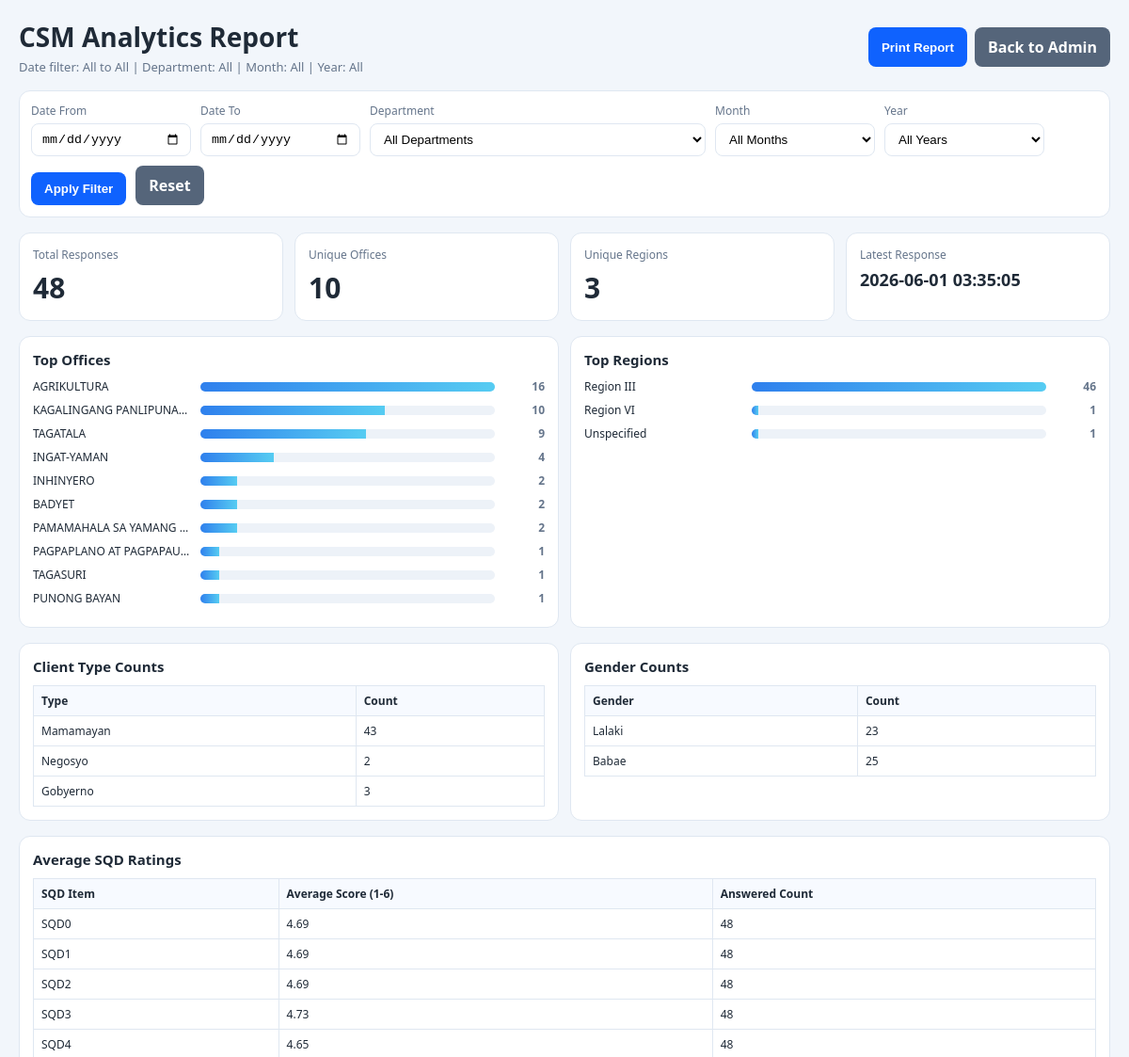
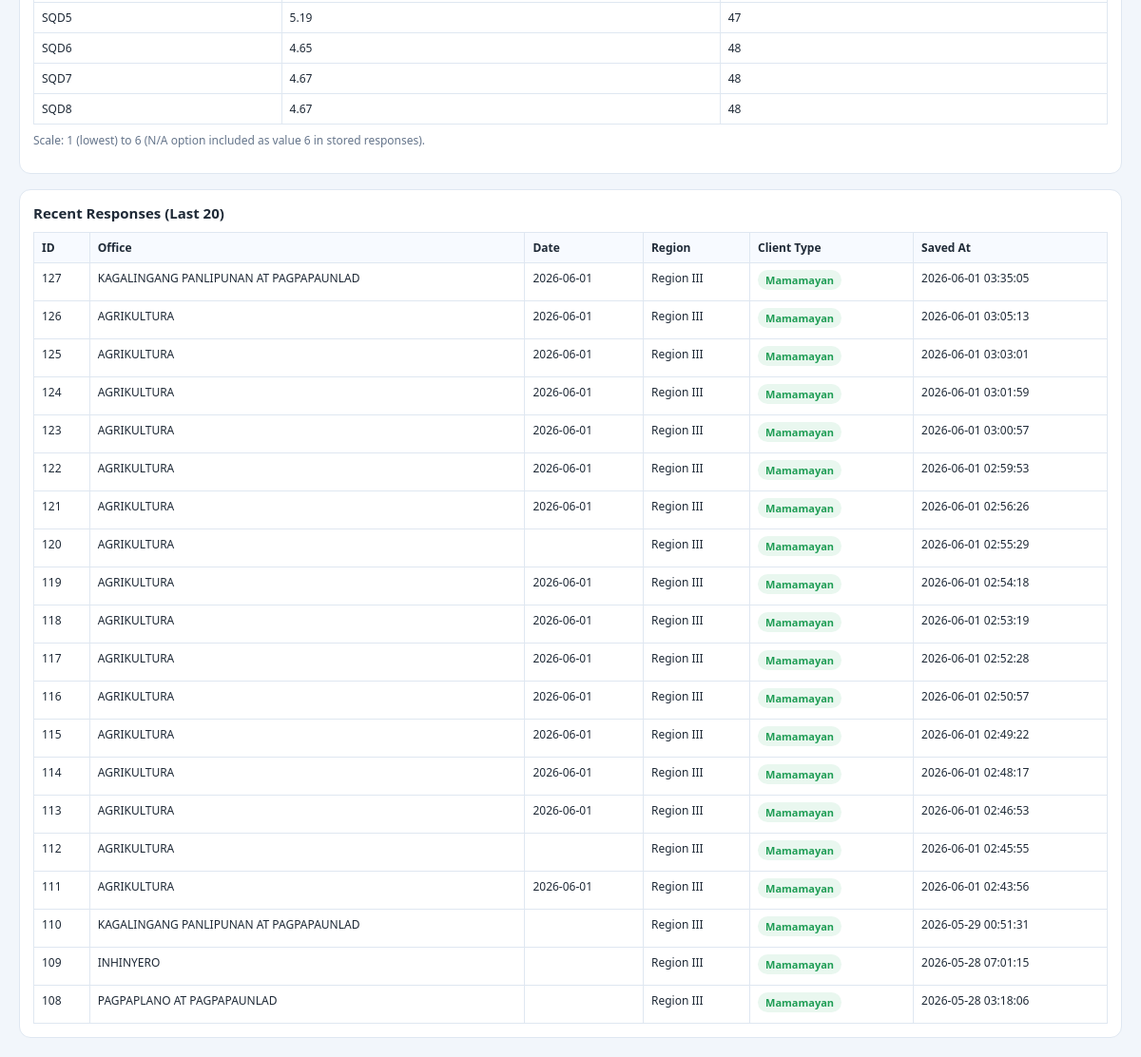
The app's page /analytics_report.php with its own data (2 pictures, top to bottom).
### tables this page shows
CREATE TABLE `client_satisfaction_responses` (
  `id` int(10) UNSIGNED NOT NULL,
  `office_selected` varchar(150) DEFAULT NULL,
  `office_custom_name` varchar(255) DEFAULT NULL,
  `office_title` varchar(255) DEFAULT NULL,
  `client_type_json` longtext DEFAULT NULL,
  `visit_date` date DEFAULT NULL,
  `gender_json` longtext DEFAULT NULL,
  `age` int(11) DEFAULT NULL,
  `region_name` varchar(120) DEFAULT NULL,
  `transaction_type` text DEFAULT NULL,
  `cc1_json` longtext DEFAULT NULL,
  `cc2_json` longtext DEFAULT NULL,
  `cc3_json` longtext DEFAULT NULL,
  `sqd_json` longtext DEFAULT NULL,
  `suggestions` text DEFAULT NULL,
  `email` varchar(190) DEFAULT NULL,
  `payload_json` longtext NOT NULL,
  `ip_address` varchar(45) DEFAULT NULL,
  `user_agent` varchar(255) DEFAULT NULL,
  `created_at` timestamp NOT NULL DEFAULT current_timestamp()
);

### analytics_report.php (the view, shortened to what this page needs)
<?php
require_once __DIR__ . '/config/config.php';
function esc(string $value): string
{
    return htmlspecialchars($value, ENT_QUOTES, 'UTF-8');
}
$dateFrom = isset($_GET['date_from']) ? trim((string)$_GET['date_from']) : '';
$dateTo = isset($_GET['date_to']) ? trim((string)$_GET['date_to']) : '';
$department = isset($_GET['department']) ? trim((string)$_GET['department']) : '';
$month = isset($_GET['month']) ? (int)$_GET['month'] : 0;
$year = isset($_GET['year']) ? (int)$_GET['year'] : 0;
$where = [];
$params = [];
$types = '';
$dateExpr = 'DATE(COALESCE(visit_date, created_at))';
if ($dateFrom !== '' && preg_match('/^\d{4}-\d{2}-\d{2}$/', $dateFrom)) {
    $where[] = "$dateExpr >= ?";
    $params[] = $dateFrom;
    $types .= 's';
} else {
    $dateFrom = '';
}
if ($dateTo !== '' && preg_match('/^\d{4}-\d{2}-\d{2}$/', $dateTo)) {
    $where[] = "$dateExpr <= ?";
    $params[] = $dateTo;
    $types .= 's';
} else {
    $dateTo = '';
}
if ($month >= 1 && $month <= 12) {
    $where[] = "MONTH($dateExpr) = ?";
    $params[] = $month;
    $types .= 'i';
} else {
    $month = 0;
}
if ($year >= 1900 && $year <= 9999) {
    $where[] = "YEAR($dateExpr) = ?";
    $params[] = $year;
    $types .= 'i';
} else {
    $year = 0;
}
$sql = 'SELECT id, office_selected, office_custom_name, office_title, visit_date, region_name, client_type_json, gender_json, sqd_json, created_at
        FROM client_satisfaction_responses';
$sql .= ' ORDER BY id DESC';
$stmt = $conn->prepare($sql);
$stmt->execute();
$result = $stmt->get_result();
$rows = [];
while ($result && ($row = $result->fetch_assoc())) {
    $rows[] = $row;
}
$totalResponses = count($rows);
$officeCounts = [];
$regionCounts = [];
$clientTypeCounts = [
    'Mamamayan' => 0,
    'Negosyo' => 0,
    'Gobyerno' => 0
];
$genderCounts = [
    'Lalaki' => 0,
    'Babae' => 0
];
$sqdSums = array_fill(0, 9, 0.0);
$sqdCounts = array_fill(0, 9, 0);
$recentRows = array_slice($rows, 0, 20);
foreach ($rows as $row) {
    $office = trim((string)$row['office_custom_name']);
    if ($office === '') {
        $office = trim((string)$row['office_selected']);
    }
    $officeCounts[$office] = ($officeCounts[$office] ?? 0) + 1;
    $region = trim((string)$row['region_name']);
    if ($region === '') {
        $region = 'Unspecified';
    }
    $regionCounts[$region] = ($regionCounts[$region] ?? 0) + 1;
    $clientType = json_decode((string)$row['client_type_json'], true);
    if (is_array($clientType)) {
        if (!empty($clientType['mamamayan'])) { $clientTypeCounts['Mamamayan']++; }
        if (!empty($clientType['negosyo'])) { $clientTypeCounts['Negosyo']++; }
        if (!empty($clientType['gobyerno'])) { $clientTypeCounts['Gobyerno']++; }
    }
    $gender = json_decode((string)$row['gender_json'], true);
    if (is_array($gender)) {
        if (!empty($gender['lalaki'])) { $genderCounts['Lalaki']++; }
        if (!empty($gender['babae'])) { $genderCounts['Babae']++; }
    }
    $sqd = json_decode((string)$row['sqd_json'], true);
    for ($i = 0; $i <= 8; $i++) {
        $key = 'sqd' . $i;
        if (!isset($sqd[$key]) || $sqd[$key] === null || $sqd[$key] === '') {
            continue;
        }
        $value = (int)$sqd[$key];
        if ($value >= 1 && $value <= 6) {
            $sqdSums[$i] += $value;
            $sqdCounts[$i]++;
        }
    }
}
arsort($officeCounts);
arsort($regionCounts);
$topOffices = array_slice($officeCounts, 0, 10, true);
$topRegions = array_slice($regionCounts, 0, 10, true);
$sqdAverages = [];
for ($i = 0; $i <= 8; $i++) {
    $avg = $sqdCounts[$i] > 0 ? ($sqdSums[$i] / $sqdCounts[$i]) : 0;
    $sqdAverages[$i] = round($avg, 2);
}
$maxOfficeCount = count($topOffices) > 0 ? max($topOffices) : 1;
$maxRegionCount = count($topRegions) > 0 ? max($topRegions) : 1;
?>
<!DOCTYPE html>
<html lang="en">
<head>
</head>
<body>
    <div class="wrap">
        <div class="toolbar">
            <div class="title">
                <h1>CSM Analytics Report</h1>
                <p>Date filter:
                    <?= esc($dateFrom !== '' ? $dateFrom : 'All') ?>
                    to
                    <?= esc($dateTo !== '' ? $dateTo : 'All') ?>
                    | Department:
                    <?= esc($department !== '' ? $department : 'All') ?>
                    | Month:
                    <?= $month > 0 ? (int)$month : 'All' ?>
                    | Year:
                    <?= $year > 0 ? (int)$year : 'All' ?>
                </p>
            </div>
            <div class="actions">
                <button class="btn" onclick="window.print()">Print Report</button>
                <a class="btn secondary" href="admin.php">Back to Admin</a>
            </div>
        </div>
        <div class="filter">
            <form method="get">
                <div class="field">
                    <label for="date_from">Date From</label>
                    <input type="date" id="date_from" name="date_from" value="<?= esc($dateFrom) ?>">
                </div>
                <div class="field">
                    <label for="date_to">Date To</label>
                    <input type="date" id="date_to" name="date_to" value="<?= esc($dateTo) ?>">
                </div>
                <div class="field">
                    <label for="department">Department</label>
                    <select id="department" name="department">
                        <option value="">All Departments</option>
                    </select>
                </div>
                <div class="field">
                    <label for="month">Month</label>
                    <select id="month" name="month">
                        <option value="">All Months</option>
                    </select>
                </div>
                <div class="field">
                    <label for="year">Year</label>
                    <select id="year" name="year">
                        <option value="">All Years</option>
                    </select>
                </div>
                <button class="btn" type="submit">Apply Filter</button>
                <a class="btn secondary" href="analytics_report.php">Reset</a>
            </form>
        </div>
        <div class="cards">
            <div class="card">
                <div class="kpi-label">Total Responses</div>
                <div class="kpi-value"><?= (int)$totalResponses ?></div>
            </div>
            <div class="card">
                <div class="kpi-label">Unique Offices</div>
                <div class="kpi-value"><?= (int)count($officeCounts) ?></div>
            </div>
            <div class="card">
                <div class="kpi-label">Unique Regions</div>
                <div class="kpi-value"><?= (int)count($regionCounts) ?></div>
            </div>
            <div class="card">
                <div class="kpi-label">Latest Response</div>
                <div class="kpi-value" style="font-size:18px;">
                    <?= $totalResponses > 0 ? esc((string)$rows[0]['created_at']) : 'N/A' ?>
                </div>
            </div>
        </div>
        <div class="grid-2">
            <div class="card">
                <h2 class="panel-title">Top Offices</h2>
                <?php if (count($topOffices) === 0): ?>
                    <p class="note">No data available.</p>
                <?php else: ?>
                    <?php foreach ($topOffices as $label => $count): ?>
                        <?php $width = $maxOfficeCount > 0 ? ($count / $maxOfficeCount) * 100 : 0; ?>
                        <div class="bar-row">
                            <div class="bar-label" title="<?= esc((string)$label) ?>"><?= esc((string)$label) ?></div>
                            <div class="bar-track"><div class="bar-fill" style="width: <?= (float)$width ?>%"></div></div>
                            <div class="bar-value"><?= (int)$count ?></div>
                        </div>
                    <?php endforeach; ?>
                <?php endif; ?>
            </div>
            <div class="card">
                <h2 class="panel-title">Top Regions</h2>
                <?php if (count($topRegions) === 0): ?>
                    <p class="note">No data available.</p>
                <?php else: ?>
                    <?php foreach ($topRegions as $label => $count): ?>
                        <?php $width = $maxRegionCount > 0 ? ($count / $maxRegionCount) * 100 : 0; ?>
                        <div class="bar-row">
                            <div class="bar-label" title="<?= esc((string)$label) ?>"><?= esc((string)$label) ?></div>
                            <div class="bar-track"><div class="bar-fill" style="width: <?= (float)$width ?>%"></div></div>
                            <div class="bar-value"><?= (int)$count ?></div>
                        </div>
                    <?php endforeach; ?>
                <?php endif; ?>
            </div>
        </div>
        <div class="grid-2">
            <div class="card">
                <h2 class="panel-title">Client Type Counts</h2>
                <table>
                    <thead><tr><th>Type</th><th>Count</th></tr></thead>
                    <tbody>
                        <?php foreach ($clientTypeCounts as $label => $count): ?>
                            <tr><td><?= esc($label) ?></td><td><?= (int)$count ?></td></tr>
                        <?php endforeach; ?>
                    </tbody>
                </table>
            </div>
            <div class="card">
                <h2 class="panel-title">Gender Counts</h2>
                <table>
                    <thead><tr><th>Gender</th><th>Count</th></tr></thead>
                    <tbody>
                        <?php foreach ($genderCounts as $label => $count): ?>
                            <tr><td><?= esc($label) ?></td><td><?= (int)$count ?></td></tr>
                        <?php endforeach; ?>
                    </tbody>
                </table>
            </div>
        </div>
        <div class="card" style="margin-bottom:16px;">
            <h2 class="panel-title">Average SQD Ratings</h2>
            <table>
                <thead>
                    <tr>
                        <th>SQD Item</th>
                        <th>Average Score (1-6)</th>
                        <th>Answered Count</th>
                    </tr>
                </thead>
                <tbody>
                    <?php for ($i = 0; $i <= 8; $i++): ?>
                        <tr>
                            <td>SQD<?= (int)$i ?></td>
                            <td><?= number_format((float)$sqdAverages[$i], 2) ?></td>
                            <td><?= (int)$sqdCounts[$i] ?></td>
                        </tr>
                    <?php endfor; ?>
                </tbody>
            </table>
            <p class="note" style="margin-top:8px;">Scale: 1 (lowest) to 6 (N/A option included as value 6 in stored responses).</p>
        </div>
        <div class="card">
            <h2 class="panel-title">Recent Responses (Last 20)</h2>
            <?php if (count($recentRows) === 0): ?>
                <p class="note">No responses found.</p>
            <?php else: ?>
                <table>
                    <thead>
                        <tr>
                            <th>ID</th>
                            <th>Office</th>
                            <th>Date</th>
                            <th>Region</th>
                            <th>Client Type</th>
                            <th>Saved At</th>
                        </tr>
                    </thead>
                    <tbody>
                        <?php foreach ($recentRows as $r): ?>
                            <?php
                            $office = trim((string)$r['office_custom_name']) !== ''
                                ? (string)$r['office_custom_name']
                                : (trim((string)$r['office_selected']) !== '' ? (string)$r['office_selected'] : (string)$r['office_title']);
                            $ctype = json_decode((string)$r['client_type_json'], true);
                            $labels = [];
                            if (!empty($ctype['mamamayan'])) { $labels[] = 'Mamamayan'; }
                            ?>
                            <tr>
                                <td><?= (int)$r['id'] ?></td>
                                <td><?= esc($office) ?></td>
                                <td><?= esc((string)$r['visit_date']) ?></td>
                                <td><?= esc((string)$r['region_name']) ?></td>
                                <td>
                                    <?php if (count($labels) === 0): ?>
                                        <span class="note">-</span>
                                    <?php else: ?>
                                        <?php foreach ($labels as $l): ?>
                                            <span class="pill"><?= esc($l) ?></span>
                                        <?php endforeach; ?>
                                    <?php endif; ?>
                                </td>
                                <td><?= esc((string)$r['created_at']) ?></td>
                            </tr>
                        <?php endforeach; ?>
                    </tbody>
                </table>
            <?php endif; ?>
        </div>
    </div>
</body>
</html>

### records on screen
client_satisfaction_responses: created_at "2026-06-01 03:35:05", id "127", office_selected "KAGALINGANG PANLIPUNAN AT PAGPAPAUNLAD", visit_date "2026-06-01", region_name "Region III", l "Mamamayan"
client_satisfaction_responses: id "126", office_selected "AGRIKULTURA", visit_date "2026-06-01", region_name "Region III", l "Mamamayan", created_at "2026-06-01 03:05:13"
client_satisfaction_responses: id "125", office_selected "AGRIKULTURA", visit_date "2026-06-01", region_name "Region III", l "Mamamayan", created_at "2026-06-01 03:03:01"
client_satisfaction_responses: id "124", office_selected "AGRIKULTURA", visit_date "2026-06-01", region_name "Region III", l "Mamamayan", created_at "2026-06-01 03:01:59"
client_satisfaction_responses: id "123", office_selected "AGRIKULTURA", visit_date "2026-06-01", region_name "Region III", l "Mamamayan", created_at "2026-06-01 03:00:57"
client_satisfaction_responses: id "122", office_selected "AGRIKULTURA", visit_date "2026-06-01", region_name "Region III", l "Mamamayan", created_at "2026-06-01 02:59:53"
client_satisfaction_responses: id "121", office_selected "AGRIKULTURA", visit_date "2026-06-01", region_name "Region III", l "Mamamayan", created_at "2026-06-01 02:56:26"
client_satisfaction_responses: id "120", office_selected "AGRIKULTURA", region_name "Region III", l "Mamamayan", created_at "2026-06-01 02:55:29"
client_satisfaction_responses: id "119", office_selected "AGRIKULTURA", visit_date "2026-06-01", region_name "Region III", l "Mamamayan", created_at "2026-06-01 02:54:18"
client_satisfaction_responses: id "118", office_selected "AGRIKULTURA", visit_date "2026-06-01", region_name "Region III", l "Mamamayan", created_at "2026-06-01 02:53:19"
client_satisfaction_responses: id "117", office_selected "AGRIKULTURA", visit_date "2026-06-01", region_name "Region III", l "Mamamayan", created_at "2026-06-01 02:52:28"
client_satisfaction_responses: id "116", office_selected "AGRIKULTURA", visit_date "2026-06-01", region_name "Region III", l "Mamamayan", created_at "2026-06-01 02:50:57"
client_satisfaction_responses: id "115", office_selected "AGRIKULTURA", visit_date "2026-06-01", region_name "Region III", l "Mamamayan", created_at "2026-06-01 02:49:22"
client_satisfaction_responses: id "114", office_selected "AGRIKULTURA", visit_date "2026-06-01", region_name "Region III", l "Mamamayan", created_at "2026-06-01 02:48:17"
client_satisfaction_responses: id "113", office_selected "AGRIKULTURA", visit_date "2026-06-01", region_name "Region III", l "Mamamayan", created_at "2026-06-01 02:46:53"
client_satisfaction_responses: id "112", office_selected "AGRIKULTURA", region_name "Region III", l "Mamamayan", created_at "2026-06-01 02:45:55"
client_satisfaction_responses: id "111", office_selected "AGRIKULTURA", visit_date "2026-06-01", region_name "Region III", l "Mamamayan", created_at "2026-06-01 02:43:56"
client_satisfaction_responses: id "110", office_selected "KAGALINGANG PANLIPUNAN AT PAGPAPAUNLAD", region_name "Region III", l "Mamamayan", created_at "2026-05-29 00:51:31"
client_satisfaction_responses: id "109", office_selected "INHINYERO", region_name "Region III", l "Mamamayan", created_at "2026-05-28 07:01:15"
client_satisfaction_responses: id "108", office_selected "PAGPAPLANO AT PAGPAPAUNLAD", region_name "Region III", l "Mamamayan", created_at "2026-05-28 03:18:06"

### other values on screen
$dateFrom !== '' ? $dateFrom : 'All' "All"
$dateTo !== '' ? $dateTo : 'All' "All"
$department !== '' ? $department : 'All' "All"
$totalResponses "48"
count($officeCounts) "10"
count($regionCounts) "3"
$label "AGRIKULTURA"
$count "16"
$label "KAGALINGANG PANLIPUNA…"
$count "10"
$label "TAGATALA"
$count "9"
$label "INGAT-YAMAN"
$count "4"
$label "INHINYERO"
